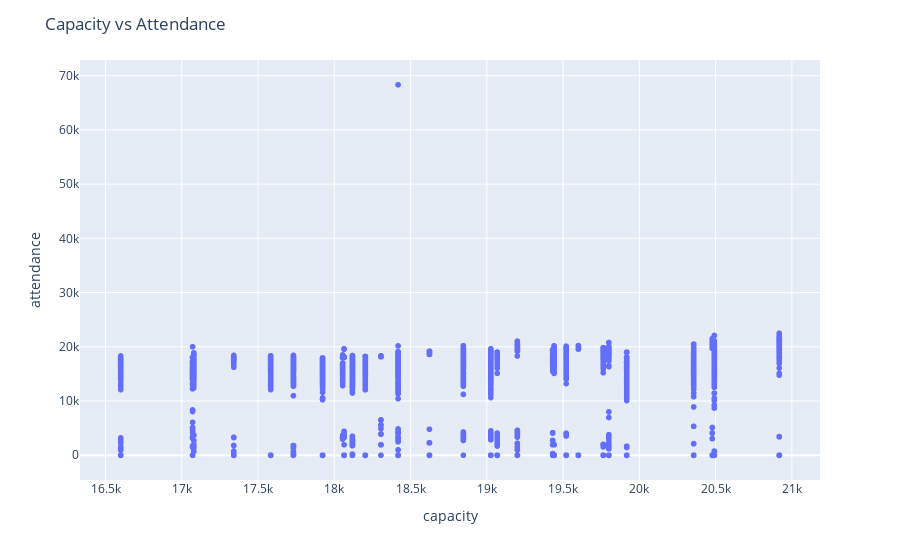

Notebook cell for this chart:
### Markdown cell above
### Capacity vs attendance

### Code cell
fig = px.scatter(games_df, x='capacity', y='attendance', hover_data=['home_team','visitor_team','game_date'])
fig.update_layout(title='Capacity vs Attendance')
fig.show()

### Figure 1 — Plotly figure (JSON) as saved in the notebook; plotly's stock layout.template omitted (floating-point values rounded to 4 significant figures; data arrays with more than 128 entries replaced by an {"elided": "..."} marker saying what was removed)
{"data": [{"customdata": {"elided": "7640x3 str values"}, "hovertemplate": "capacity=%{x}<br>attendance=%{y}<br>home_team=%{customdata[0]}<br>visitor_team=%{customdata[1]}<br>game_date=%{customdata[2]}<extra></extra>", "legendgroup": "", "marker": {"color": "#636efa", "symbol": "circle"}, "mode": "markers", "name": "", "showlegend": false, "type": "scattergl", "x": {"elided": "7640 int values"}, "xaxis": "x", "y": {"elided": "7640 int values"}, "yaxis": "y"}], "layout": {"legend": {"tracegroupgap": 0}, "margin": {"t": 60}, "title": {"text": "Capacity vs Attendance"}, "xaxis": {"anchor": "y", "domain": [0, 1], "title": {"text": "capacity"}}, "yaxis": {"anchor": "x", "domain": [0, 1], "title": {"text": "attendance"}}}}
